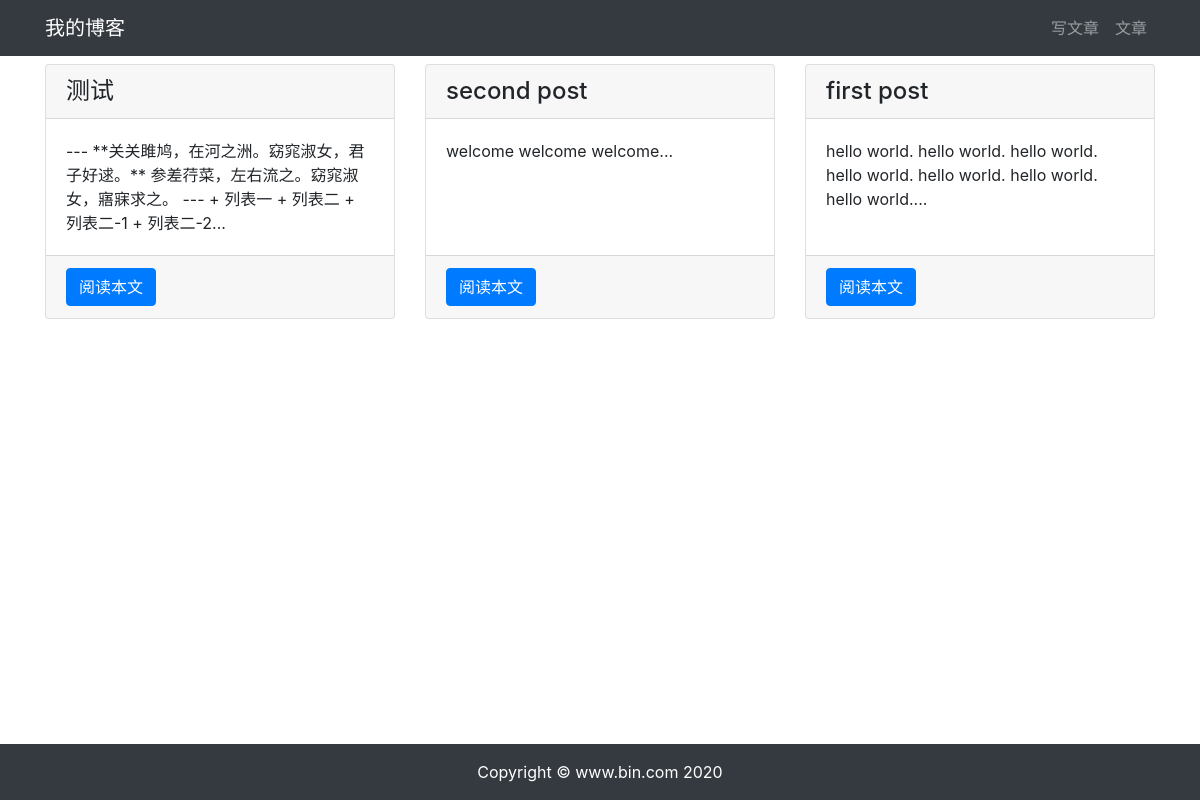
Page /article/article-list/ on the committed database.
### article/models.py (models this page shows, shortened)
class ArticlePost(models.Model):
    author = models.ForeignKey(User, on_delete=models.CASCADE)
    title = models.CharField(max_length=100)
    body = models.TextField()
    created = models.DateTimeField(default=timezone.now)
    updated = models.DateTimeField(auto_now=True)
    class Meta:
        ordering = ('-created',)

### article/views.py (the view)
# urls.py: path('article-list/', views.article_list, name='article_list'),
def article_list(request):
    articles = ArticlePost.objects.all()
    context = { 'articles': articles }
    return render(request, 'article/list.html', context)

### templates/article/list.html (shortened to what this page needs)
{% extends "base.html" %}
{% load static %}
{% block content %}
<div class="container">
    <div class="row mt-2">
        {% for article in articles %}
        <div class="col-4 mb-4">
            <div class="card h-100">
                <h4 class="card-header">{{ article.title }}</h4>
                <div class="card-body">
                    <p class="card-text">{{ article.body|slice:'100' }}...</p>
                </div>
                <div class="card-footer">
                    <a href="{% url 'article:article_detail' article.id %}" class="btn btn-primary">阅读本文</a>
                </div>
            </div>
        </div>
        {% endfor %}
    </div>
</div>
{% endblock content %}

### templates/base.html (shortened to what this page needs)
{% load static %}
<!DOCTYPE html>
<html lang="zh-cn">
<head>
    <link rel="stylesheet" href="{% static 'bootstrap/css/bootstrap.min.css' %}">
    <link rel="stylesheet" href="{% static 'md_css/monokai.css' %}">
</head>
<body>
    {% include 'header.html' %}
    {% block content %}{% endblock content %}
    {% include 'footer.html' %}
</body>
</html>

### templates/header.html
{% load static %}
<nav class="navbar navbar-expand-lg navbar-dark bg-dark">
  <div class="container">
    <a class="navbar-brand" href="#">我的博客</a>
    <div>
      <ul class="navbar-nav">
        <li class="nav-item">
          <a class="nav-link" href="{% url 'article:article_create' %}">写文章</a>
        </li>
        <li class="nav-item">
          <a class="nav-link" href="{% url 'article:article_list' %}">文章</a>
        </li>
      </ul>
    </div>
  </div>
</nav>

### templates/footer.html
{% load static %}
<div>
    <br><br><br>
</div>
<footer class="py-3 bg-dark fixed-bottom">
    <div class="container">
        <p class="m-0 text-center text-white">Copyright &copy; www.bin.com 2020</p>
    </div>
</footer>

### rows in the picture
ArticlePost: title "测试", body "--- **关关雎鸠，在河之洲。窈窕淑女，君子好逑。** 参差荇菜，左右流之。窈窕淑女，寤寐求之。 --- + 列表一 + 列表二 + 列表二-1 + 列表二-2"
ArticlePost: title "second post", body "welcome welcome welcome"
ArticlePost: title "first post", body "hello world. hello world. hello world. hello world. hello world. hello world. hello world."
